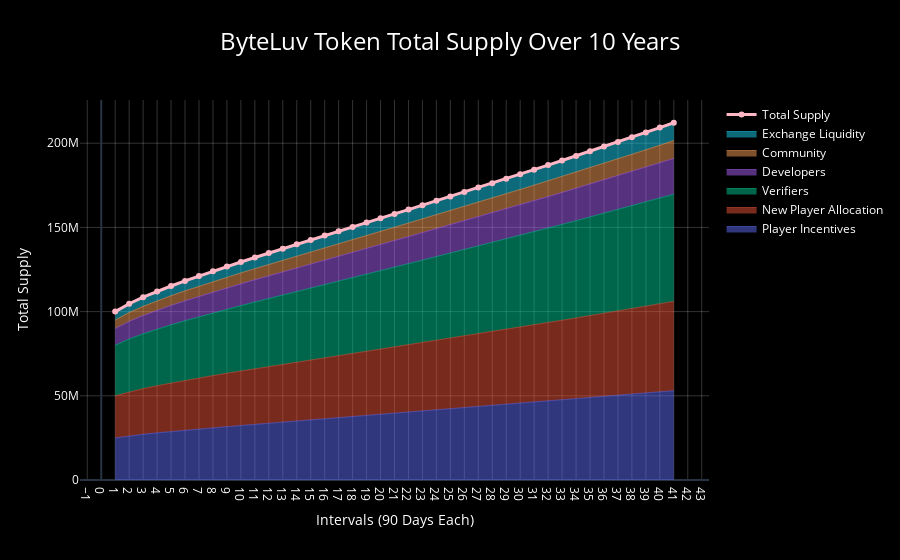

The code cell stored with this chart in its notebook:
### Markdown cell above
## Release Schedule

### Code cell
import numpy as np
import plotly.graph_objects as go

# Token distribution allocations
distribution = {
    'Player Incentives': 0.5 * 0.5,  # 50% of Players allocation
    'New Player Allocation': 0.5 * 0.5,  # 50% of Players allocation
    'Verifiers': 0.3,
    'Developers': 0.1,
    'Community': 0.05,
    'Exchange Liquidity': 0.05
}

# Initial Token Supply
initial_supply = 100_000_000

# Calculate the total supply over time
total_supply = [initial_supply]
for inflationRate in inflationRates:
    minted_supply_per_day = total_supply[-1] * (inflationRate / 100) / 365
    total_supply.append(total_supply[-1] + minted_supply_per_day * 90)

# Calculate component supplies over time
component_supplies = {key: [value * initial_supply] for key, value in distribution.items()}
for i, supply in enumerate(total_supply[1:], start=1):
    for key in distribution:
        component_supplies[key].append(distribution[key] * supply)

# Creating a Plotly figure
fig = go.Figure()

# Adding stacked area traces for each component
cumulative_supply = np.zeros(len(total_supply))
for key, supply in component_supplies.items():
    fig.add_trace(go.Scatter(
        x=list(range(1, len(total_supply) + 1)),
        y=supply,
        mode='lines',
        name=key,
        stackgroup='one',  # This enables stacking
        line=dict(width=0.5),  # Thin line to create stacked areas
    ))

# Adding the total supply line for reference
fig.add_trace(go.Scatter(
    x=list(range(1, len(total_supply) + 1)),
    y=total_supply,
    mode='lines+markers',
    name='Total Supply',
    line=dict(color='#ffb7c5', width=3)  # Use a professional color
))

# Updating layout for a professional light mode theme with solid white background
fig.update_layout(
    title={
        'text': 'ByteLuv Token Total Supply Over 10 Years',
        'x': 0.5,
        'xanchor': 'center',
        'font': {'size': 24, 'color': 'white'}
    },
    xaxis_title='Intervals (90 Days Each)',
    yaxis_title='Total Supply',
    template='plotly_dark',
    xaxis=dict(tickmode='linear', dtick=1, gridcolor='rgba(255, 255, 255, 0.2)'),
    yaxis=dict(rangemode='tozero', gridcolor='rgba(255, 255, 255, 0.2)'),
    plot_bgcolor='black',  # Ensures plot background is black
    paper_bgcolor='black',  # Ensures paper background is black
    font=dict(color='white', size=12),
)

fig.show()

# Save the figure as a PNG with solid black background
fig.write_image("10_year_supply_plot.png", width=1200, height=600)
